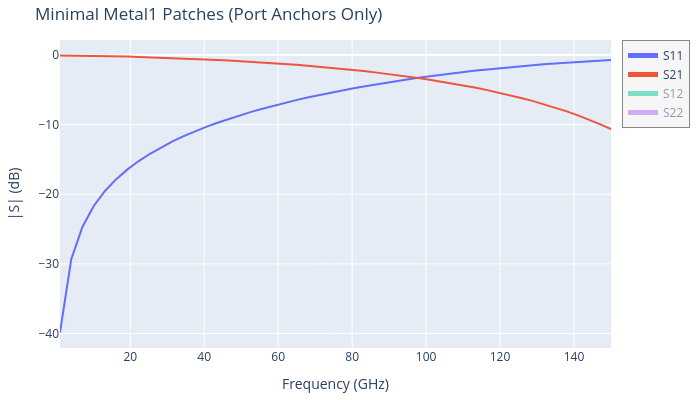

The notebook cell saved with this chart:
### Code cell
fig = results.plot_interactive()
fig.update_layout(title="Minimal Metal1 Patches (Port Anchors Only)")
fig.show()
